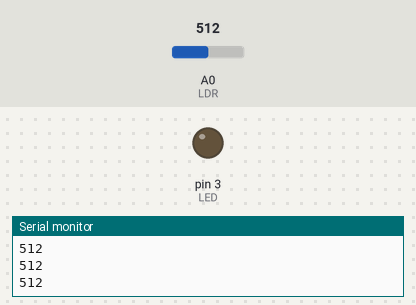
Bench run of a sketch on a simulated Arduino Uno, built with avr-gcc and run on an emulated ATmega328P. On the bench: output pins drawn as LEDs (lit = HIGH), the last lines printed to the serial monitor. Inputs (shaded band) come from the test bench; at power-on: A0 (LDR) = 512.

Above: at 1.2 s.
1.3 s: A0 (LDR) set to 215
2.8 s: A0 (LDR) set to 189
At 3.5 s:
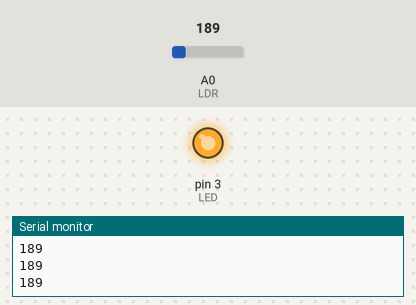
4.3 s: A0 (LDR) set to 210
At 5.5 s:
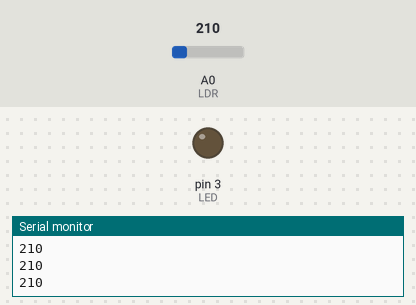
5.8 s: A0 (LDR) set to 190
At 6.9 s:
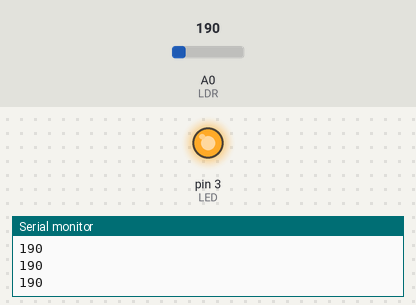
Timing chart, 0 to 8.3 s (numbered marks = the images above; inputs shaded):
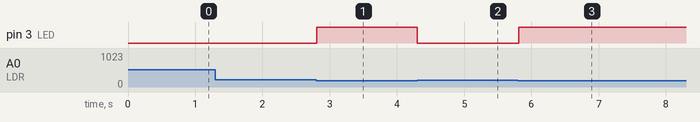

The sketch:

LDR_with_LED.ino
```cpp
int LDR = 0; //A0
int LED = 3;

void setup()
{
  pinMode(LDR, INPUT);
  pinMode(LED, OUTPUT);
  Serial.begin(9600);
}

void loop()
{
  int value = analogRead(LDR);
  Serial.println(value);

  if(value < 200) { //here we consider that <500 means darkness
    digitalWrite(LED, HIGH);
  } else {
    digitalWrite(LED, LOW);
  }
}
```

Measured:
- the behaviour switches between 200 and 199 on A0 (LDR) (found by bisection; images 0 and 1)
- after the input at 2.8 s, pin 3 (LED): LOW → HIGH at once
- after the input at 4.3 s, pin 3 (LED): HIGH → LOW at once
- after the input at 5.8 s, pin 3 (LED): LOW → HIGH at once
